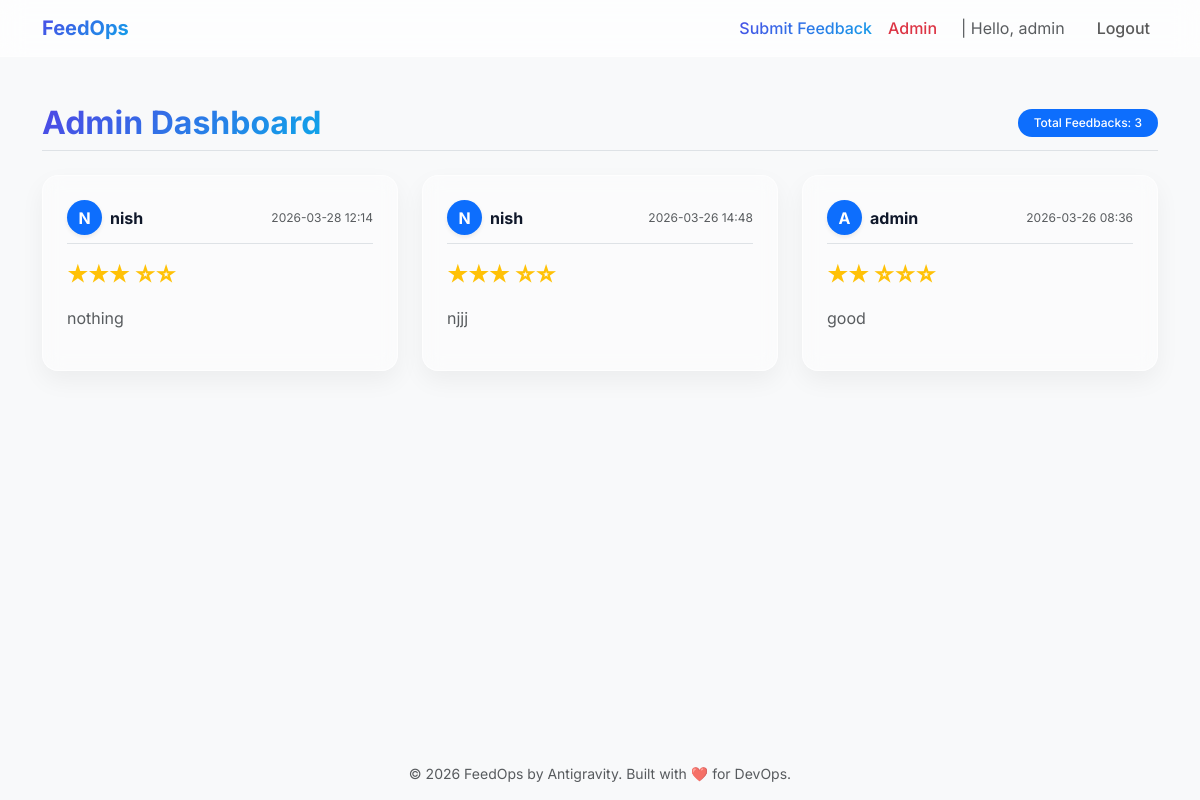
The page /admin (signed in) on the database its author committed.
### models.py (models this page shows, shortened)
class User(UserMixin, db.Model):
    id = db.Column(db.Integer, primary_key=True)
    username = db.Column(db.String(150), unique=True, nullable=False)
    password_hash = db.Column(db.String(256), nullable=False)

class Feedback(db.Model):
    id = db.Column(db.Integer, primary_key=True)
    message = db.Column(db.Text, nullable=False)
    rating = db.Column(db.Integer, nullable=False)
    timestamp = db.Column(db.DateTime, default=db.func.current_timestamp())
    user_id = db.Column(db.Integer, db.ForeignKey('user.id'), nullable=False)
    user = db.relationship('User', backref=db.backref('feedbacks', lazy=True))

### app.py (the view)
@app.route('/admin')
@login_required
def admin():
    if current_user.username != 'admin':
        flash('Access denied. Admin privileges required.', 'danger')
        return redirect(url_for('index'))
    all_feedbacks = Feedback.query.order_by(Feedback.timestamp.desc()).all()
    return render_template('admin.html', feedbacks=all_feedbacks)

### app.py (called while the page is built)
@login_manager.user_loader
def load_user(user_id):
    return User.query.get(int(user_id))

### templates/admin.html (shortened to what this page needs)
{% extends "base.html" %}
{% block content %}
<div class="row mt-4">
    <div class="col-12">
        <div class="d-flex justify-content-between align-items-center mb-4 pb-2 border-bottom">
            <h2 class="fw-bold text-gradient mb-0">Admin Dashboard</h2>
            <span class="badge bg-primary rounded-pill py-2 px-3 fw-medium">Total Feedbacks: {{ feedbacks|length }}</span>
        </div>
        {% if feedbacks %}
            <div class="row row-cols-1 row-cols-md-2 row-cols-lg-3 g-4">
                {% for item in feedbacks %}
                <div class="col">
                    <div class="glass-card p-4 h-100 d-flex flex-column feedback-item">
                        <div class="d-flex justify-content-between align-items-center mb-3 border-bottom pb-2">
                            <div class="d-flex align-items-center">
                                <div class="bg-primary text-white rounded-circle d-flex align-items-center justify-content-center fw-bold me-2 shadow-sm" style="width: 35px; height: 35px;">
                                    {{ item.user.username[0]|upper }}
                                </div>
                                <span class="fw-bold">{{ item.user.username }}</span>
                            </div>
                            <small class="text-muted extremely-small">{{ item.timestamp.strftime('%Y-%m-%d %H:%M') }}</small>
                        </div>
                        <div class="mb-3">
                            <span class="text-warning fw-bold fs-5">
                                {% for _ in range(item.rating) %}★{% endfor %}
                                {% for _ in range(5 - item.rating) %}☆{% endfor %}
                            </span>
                        </div>
                        <p class="text-muted flex-grow-1">{{ item.message }}</p>
                    </div>
                </div>
                {% endfor %}
            </div>
        {% else %}
            <div class="text-center p-5 text-muted glass-card">
                <h4 class="fw-medium mb-3">No Feedback Yet</h4>
                <p>Waiting for users to submit their thoughts.</p>
            </div>
        {% endif %}
    </div>
</div>
{% endblock %}

### templates/base.html (shortened to what this page needs)
<!DOCTYPE html>
<html lang="en">
<head>
    <link href="https://cdn.jsdelivr.net/npm/bootstrap@5.3.2/dist/css/bootstrap.min.css" rel="stylesheet">
    <link rel="stylesheet" href="{{ url_for('static', filename='css/style.css') }}">
</head>
<body class="bg-light">
    <nav class="navbar navbar-expand-lg glass-navbar fixed-top">
        <div class="container">
            <a class="navbar-brand fw-bold text-gradient" href="{{ url_for('index') }}">FeedOps</a>
            <div class="collapse navbar-collapse" id="navbarsupportedContent">
                <ul class="navbar-nav ms-auto mb-2 mb-lg-0">
                    {% if current_user.is_authenticated %}
                        <li class="nav-item">
                            <a class="nav-link fw-medium text-gradient" href="{{ url_for('feedback') }}">Submit Feedback</a>
                        </li>
                        {% if current_user.username == 'admin' %}
                        <li class="nav-item">
                            <a class="nav-link fw-medium text-danger" href="{{ url_for('admin') }}">Admin</a>
                        </li>
                        {% endif %}
                        <li class="nav-item">
                            <span class="nav-link text-muted ms-lg-2 me-3">| Hello, {{ current_user.username }}</span>
                        </li>
                        <li class="nav-item">
                            <a class="nav-link fw-medium btn btn-sm btn-outline-danger custom-btn border-0 py-2" href="{{ url_for('logout') }}">Logout</a>
                        </li>
                    {% endif %}
                </ul>
            </div>
        </div>
    </nav>
    <main class="container content-area">
        {% block content %}{% endblock %}
    </main>
    <footer class="footer mt-auto py-3 text-center">
        <div class="container text-muted small">
            &copy; 2026 FeedOps by Antigravity. Built with ❤️ for DevOps.
        </div>
    </footer>
</body>
</html>

### static/css/style.css (style rules this page uses)
body { font-family: 'Inter', sans-serif; background-color: #f8fafc !important; color: #0f172a; min-height: 100vh; display: flex; flex-direction: column; }
h1, h2, h3, h4, h5, h6 { font-weight: 700; }
.text-gradient { background: linear-gradient(135deg, #4f46e5 0%, #0ea5e9 100%); -webkit-background-clip: text; -webkit-text-fill-color: transparent; background-clip: text; text-fill-color: transparent; }
.glass-navbar { background: rgba(255, 255, 255, 0.7); backdrop-filter: blur(12px); -webkit-backdrop-filter: blur(12px); border-bottom: 1px solid rgba(255, 255, 255, 0.3); }
.content-area { margin-top: 80px; flex-shrink: 0; }
.custom-btn { border-radius: 8px; font-weight: 500; transition: all 0.3s ease; }
.glass-card { background: rgba(255, 255, 255, 0.4); backdrop-filter: blur(10px); border-radius: 16px; border: 1px solid rgba(255, 255, 255, 0.6); box-shadow: 0 10px 25px rgba(0, 0, 0, 0.05); }
.feedback-item { transition: transform 0.3s ease; }
.extremely-small { font-size: 0.75rem; }

### rows shown on the page
User: username "admin"
Feedback: user "N", user.username "nish", timestamp "2026-03-28 12:14", message "nothing"
Feedback: user "N", user.username "nish", timestamp "2026-03-26 14:48", message "njjj"
Feedback: user "A", user.username "admin", timestamp "2026-03-26 08:36", rating 2 (drawn), message "good"

### other values the page prints
{{ feedbacks|length }} "3"
